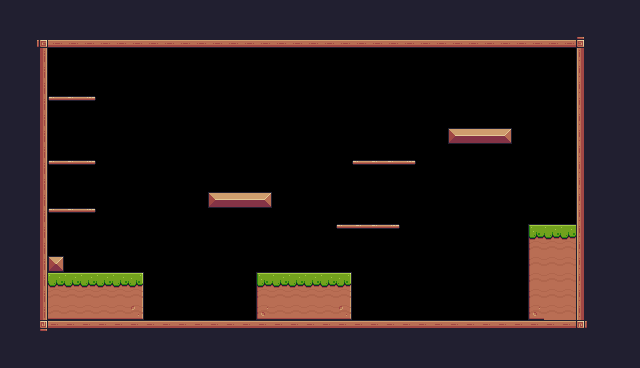

The image is a tile-based game level rendered from a .tmx file. Its description and complete source (layers, tilesets, objects, tile grids) follow:
An orthogonal 40x23 tile map with 16x16 px tiles, 1 tile layer (Background) and 33 objects (11x Fruits, 5x Platform, 2x Saw, Player, Checkpoint, ...).

<map version="1.10" tiledversion="1.11.0" orientation="orthogonal" renderorder="right-down" width="40" height="23" tilewidth="16" tileheight="16" infinite="0" nextlayerid="4" nextobjectid="76">
 <tileset firstgid="1" source="Pixel Adventure.tsx" />
 <layer id="1" name="Background" width="40" height="23">
  <properties>
   <property name="BackgroundColor" value="Gray" />
  </properties>
  <data encoding="csv">
24,24,24,24,24,24,24,24,24,24,24,24,24,24,24,24,24,24,24,24,24,24,24,24,24,24,24,24,24,24,24,24,24,24,24,24,24,24,24,24,
24,24,24,24,24,24,24,24,24,24,24,24,24,24,24,24,24,24,24,24,24,24,24,24,24,24,24,24,24,24,24,24,24,24,24,24,24,24,24,24,
24,24,92,134,134,134,134,134,134,134,134,134,134,134,134,134,134,134,134,134,134,134,134,134,134,134,134,134,134,134,134,134,134,134,134,134,93,24,24,24,
24,24,113,0,0,0,0,0,0,0,0,0,0,0,0,0,0,0,0,0,0,0,0,0,0,0,0,0,0,0,0,0,0,0,0,0,111,24,24,24,
24,24,113,0,0,0,0,0,0,0,0,0,0,0,0,0,0,0,0,0,0,0,0,0,0,0,0,0,0,0,0,0,0,0,0,0,111,24,24,24,
24,24,113,0,0,0,0,0,0,0,0,0,0,0,0,0,0,0,0,0,0,0,0,0,0,0,0,0,0,0,0,0,0,0,0,0,111,24,24,24,
24,24,113,40,41,42,0,0,0,0,0,0,0,0,0,0,0,0,0,0,0,0,0,0,0,0,0,0,0,0,0,0,0,0,0,0,111,24,24,24,
24,24,113,0,0,0,0,0,0,0,0,0,0,0,0,0,0,0,0,0,0,0,0,0,0,0,0,0,0,0,0,0,0,0,0,0,111,24,24,24,
24,24,113,0,0,0,0,0,0,0,0,0,0,0,0,0,0,0,0,0,0,0,0,0,0,0,0,0,13,14,14,15,0,0,0,0,111,24,24,24,
24,24,113,0,0,0,0,0,0,0,0,0,0,0,0,0,0,0,0,0,0,0,0,0,0,0,0,0,0,0,0,0,0,0,0,0,111,24,24,24,
24,24,113,40,41,42,0,0,0,0,0,0,0,0,0,0,0,0,0,0,0,0,40,41,41,42,0,0,0,0,0,0,0,0,0,0,111,24,24,24,
24,24,113,0,0,0,0,0,0,0,0,0,0,0,0,0,0,0,0,0,0,0,0,0,0,0,0,0,0,0,0,0,0,0,0,0,111,24,24,24,
24,24,113,0,0,0,0,0,0,0,0,0,0,13,14,14,15,0,0,0,0,0,0,0,0,0,0,0,0,0,0,0,0,0,0,0,111,24,24,24,
24,24,113,40,41,42,0,0,0,0,0,0,0,0,0,0,0,0,0,0,0,0,0,0,0,0,0,0,0,0,0,0,0,0,0,0,111,24,24,24,
24,24,113,0,0,0,0,0,0,0,0,0,0,0,0,0,0,0,0,0,0,40,41,41,42,0,0,0,0,0,0,0,0,7,8,8,111,24,24,24,
24,24,113,0,0,0,0,0,0,0,0,0,0,0,0,0,0,0,0,0,0,0,0,0,0,0,0,0,0,0,0,0,0,29,30,30,111,24,24,24,
24,24,113,35,0,0,0,0,0,0,0,0,0,0,0,0,0,0,0,0,0,0,0,0,0,0,0,0,0,0,0,0,0,29,30,30,111,24,24,24,
24,24,113,8,8,8,8,8,9,0,0,0,0,0,0,0,7,8,8,8,8,9,0,0,0,0,0,0,0,0,0,0,0,29,30,30,111,24,24,24,
24,24,113,30,30,30,30,30,31,0,0,0,0,0,0,0,29,30,30,30,30,31,0,0,0,0,0,0,0,0,0,0,0,29,30,30,111,24,24,24,
24,24,113,52,52,52,52,52,53,0,0,0,0,0,0,0,51,52,52,52,52,53,0,0,0,0,0,0,0,0,0,0,0,51,30,30,111,24,24,24,
24,24,114,90,90,90,90,90,90,90,90,90,90,90,90,90,90,90,90,90,90,90,90,90,90,90,90,90,90,90,90,90,90,90,90,90,115,24,24,24,
24,24,24,24,24,24,24,24,24,24,24,24,24,24,24,24,24,24,24,24,24,24,24,24,24,24,24,24,24,24,24,24,24,24,24,24,24,24,24,24,
24,24,24,24,24,24,24,24,24,24,24,24,24,24,24,24,24,24,24,24,24,24,24,24,24,24,24,24,24,24,24,24,24,24,24,24,24,24,24,24
</data>
 </layer>
 <objectgroup id="3" name="Collision">
  <properties>
   <property name="offNeg" type="float" value="5" />
  </properties>
  <object id="17" x="32" y="48" width="16" height="288" />
  <object id="18" x="48" y="320" width="304" height="16" />
  <object id="19" x="352" y="320" width="240" height="16" />
  <object id="20" x="576" y="32" width="16" height="288" />
  <object id="21" x="32" y="32" width="544" height="16" />
  <object id="22" x="48" y="272" width="96" height="48" />
  <object id="23" x="256" y="272" width="96" height="48" />
  <object id="24" x="208" y="192" width="64" height="16" />
  <object id="25" x="448" y="128" width="64" height="16" />
  <object id="27" type="Platform" x="352" y="160" width="64" height="16" />
  <object id="29" type="Platform" x="336" y="224" width="64" height="16" />
  <object id="30" type="Platform" x="48" y="208" width="48" height="16" />
  <object id="31" type="Platform" x="48" y="160" width="48" height="16" />
  <object id="32" type="Platform" x="48" y="96" width="48" height="16" />
  <object id="36" x="48" y="256" width="16" height="16" />
  <object id="68" x="528" y="224" width="48" height="96" />
 </objectgroup>
 <objectgroup id="2" name="Spawnpoints">
  <object id="1" name="Player" type="Player" x="112" y="240" width="31.8961" height="32.1763" />
  <object id="49" name="Cherries" type="Fruits" x="352" y="129" width="32" height="32" />
  <object id="50" name="Apple" type="Fruits" x="384" y="129" width="32" height="32" />
  <object id="51" name="Bananas" type="Fruits" x="368" y="96" width="32" height="32" />
  <object id="52" name="Cherries" type="Fruits" x="208" y="160" width="32" height="32" />
  <object id="53" name="Apple" type="Fruits" x="240" y="160" width="32" height="32" />
  <object id="54" name="Bananas" type="Fruits" x="224" y="127" width="32" height="32" />
  <object id="55" name="Bananas" type="Fruits" x="64" y="64" width="32" height="32" />
  <object id="56" name="Orange" type="Fruits" x="64" y="127" width="32" height="32" />
  <object id="57" name="Kiwi" type="Fruits" x="64" y="175" width="32" height="32" />
  <object id="58" name="Orange" type="Fruits" x="464" y="96" width="32" height="32" />
  <object id="59" name="Kiwi" type="Fruits" x="352" y="191" width="32" height="32" />
  <object id="60" type="Saw" x="177" y="304" width="32" height="32">
   <properties>
    <property name="offNeg" type="float" value="2" />
    <property name="offPos" type="float" value="3" />
    <property name="vertical" type="bool" value="false" />
   </properties>
  </object>
  <object id="66" type="Saw" x="160" y="112" width="32" height="32">
   <properties>
    <property name="offNeg" type="float" value="3" />
    <property name="offPos" type="float" value="4" />
    <property name="vertical" type="bool" value="true" />
   </properties>
  </object>
  <object id="69" type="Checkpoint" x="512" y="160" width="64" height="64" />
  <object id="70" x="192" y="416" />
  <object id="75" name="Chicken" type="Chicken" x="432" y="288" width="32" height="32">
   <properties>
    <property name="offNeg" type="float" value="6" />
    <property name="offPos" type="float" value="5" />
   </properties>
  </object>
 </objectgroup>
</map>
